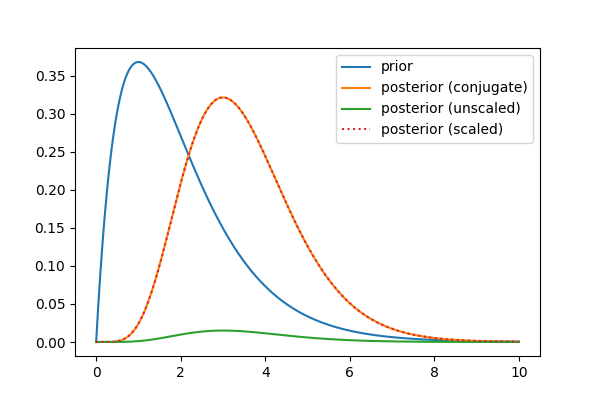

Here is the Python script that generated this plot:
import numpy as np
from scipy.stats import gamma, poisson
from scipy.integrate import simpson
import matplotlib.pyplot as plt

lambdas = np.linspace(0, 10, 1_000)
alpha_0, beta_0 = 2, 1
data = [5]

# conjugate solution
alpha, beta = alpha_0 + sum(data), beta_0 + len(data)
posterior_conjugate = gamma.pdf(lambdas, a=alpha, scale=1/beta)

prior = gamma.pdf(lambdas, a=alpha_0, scale=1/beta_0)
likelihood = poisson.pmf(data, mu=lambdas)
numerator = prior * likelihood

marginal = simpson(y=numerator, x=lambdas)
posterior = numerator / marginal


fig = plt.figure(figsize=(6,4))

plt.plot(lambdas, prior, label='prior')
plt.plot(lambdas, posterior_conjugate, label='posterior (conjugate)')
plt.plot(lambdas, numerator, label='posterior (unscaled)')
plt.plot(lambdas, posterior, label='posterior (scaled)', linestyle='dotted')

plt.legend()
plt.show()
